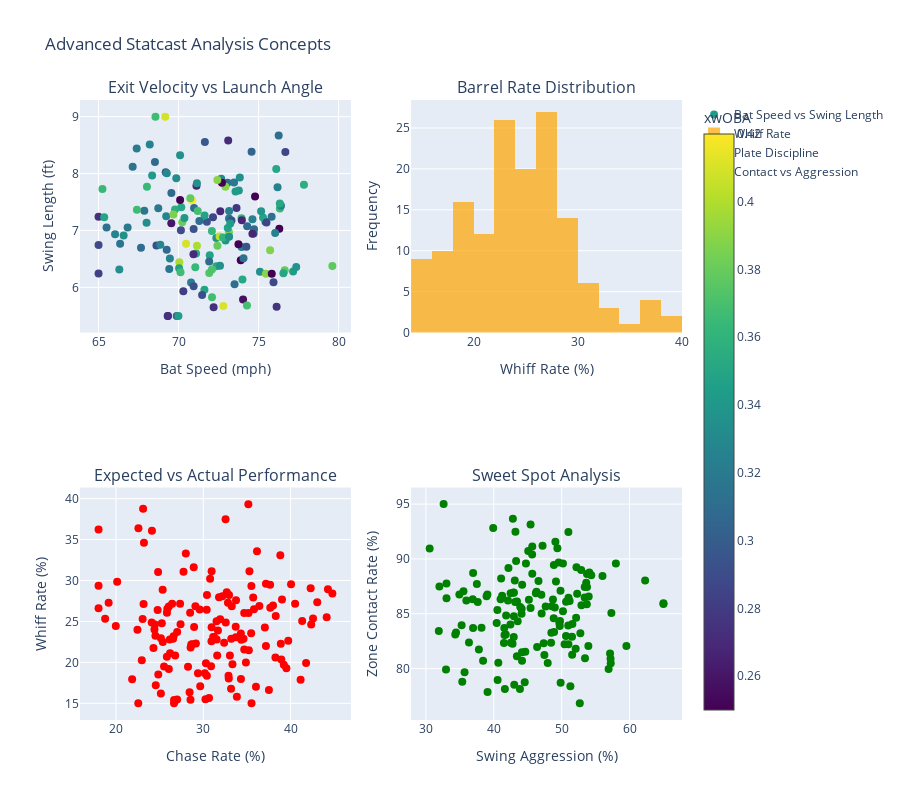

Notebook cell for this chart:
### Markdown cell above
### Advanced Statcast Metrics

Let's explore the relationship between contact quality and results using advanced metrics concepts.

### Code cell
# Create advanced Statcast analysis using promoted function
from baseball_stats import create_advanced_metrics_analysis

# Generate Statcast analysis
statcast_data = create_advanced_metrics_analysis()

# Create Statcast visualization
fig = make_subplots(
    rows=2, cols=2,
    subplot_titles=('Exit Velocity vs Launch Angle', 'Barrel Rate Distribution', 
                   'Expected vs Actual Performance', 'Sweet Spot Analysis'),
    specs=[[{"type": "scatter"}, {"type": "histogram"}],
           [{"type": "scatter"}, {"type": "scatter"}]]
)

# Exit Velocity vs Launch Angle scatter
fig.add_trace(
    go.Scatter(
        x=statcast_data['Bat_Speed'],
        y=statcast_data['Swing_Length'],
        mode='markers',
        marker=dict(
            size=8,
            color=statcast_data['xwOBA'],
            colorscale='Viridis',
            colorbar=dict(title="xwOBA"),
            showscale=True
        ),
        name='Bat Speed vs Swing Length',
        hovertemplate='<b>Bat Speed:</b> %{x:.1f} mph<br><b>Swing Length:</b> %{y:.1f} ft<br><b>xwOBA:</b> %{marker.color:.3f}<extra></extra>'
    ),
    row=1, col=1
)

# Whiff Rate histogram
fig.add_trace(
    go.Histogram(
        x=statcast_data['Whiff_Rate'],
        nbinsx=20,
        name='Whiff Rate',
        marker_color='orange',
        opacity=0.7
    ),
    row=1, col=2
)

# Chase Rate vs Whiff Rate (plate discipline)
fig.add_trace(
    go.Scatter(
        x=statcast_data['Chase_Rate'],
        y=statcast_data['Whiff_Rate'],
        mode='markers',
        name='Plate Discipline',
        marker=dict(color='red', size=8),
        hovertemplate='<b>Chase Rate:</b> %{x:.1f}%<br><b>Whiff Rate:</b> %{y:.1f}%<extra></extra>'
    ),
    row=2, col=1
)

# Zone Contact Rate vs Swing Aggression
fig.add_trace(
    go.Scatter(
        x=statcast_data['Swing_Aggression'],
        y=statcast_data['Zone_Contact_Rate'],
        mode='markers',
        name='Contact vs Aggression',
        marker=dict(color='green', size=8),
        hovertemplate='<b>Swing Aggression:</b> %{x:.1f}%<br><b>Zone Contact:</b> %{y:.1f}%<extra></extra>'
    ),
    row=2, col=2
)

# Update layout
fig.update_layout(
    title='Advanced Statcast Analysis Concepts',
    height=800,
    showlegend=True
)

# Update axis labels
fig.update_xaxes(title_text="Bat Speed (mph)", row=1, col=1)
fig.update_yaxes(title_text="Swing Length (ft)", row=1, col=1)
fig.update_xaxes(title_text="Whiff Rate (%)", row=1, col=2)
fig.update_yaxes(title_text="Frequency", row=1, col=2)
fig.update_xaxes(title_text="Chase Rate (%)", row=2, col=1)
fig.update_yaxes(title_text="Whiff Rate (%)", row=2, col=1)
fig.update_xaxes(title_text="Swing Aggression (%)", row=2, col=2)
fig.update_yaxes(title_text="Zone Contact Rate (%)", row=2, col=2)

fig.show()

print("\n🚀 Statcast Analysis Insights:")
print("• Bat speed and swing length combine to determine contact efficiency")
print("• Whiff rate shows a player's ability to make contact")
print("• Chase rate reveals pitch recognition skills")
print("• Zone contact rate is key to sustainable success")

### Figure 1 — Plotly figure (JSON) as saved in the notebook; plotly's stock layout.template omitted (floating-point values rounded to 4 significant figures; data arrays with more than 128 entries replaced by an {"elided": "..."} marker saying what was removed)
{"data": [{"hovertemplate": "<b>Bat Speed:</b> %{x:.1f} mph<br><b>Swing Length:</b> %{y:.1f} ft<br><b>xwOBA:</b> %{marker.color:.3f}<extra></extra>", "marker": {"color": {"elided": "150 float values"}, "colorbar": {"title": {"text": "xwOBA"}}, "colorscale": [[0, "#440154"], [0.1111, "#482878"], [0.2222, "#3e4989"], [0.3333, "#31688e"], [0.4444, "#26828e"], [0.5556, "#1f9e89"], [0.6667, "#35b779"], [0.7778, "#6ece58"], [0.8889, "#b5de2b"], [1, "#fde725"]], "showscale": true, "size": 8}, "mode": "markers", "name": "Bat Speed vs Swing Length", "type": "scatter", "x": {"elided": "150 float values"}, "xaxis": "x", "y": {"elided": "150 float values"}, "yaxis": "y"}, {"marker": {"color": "orange"}, "name": "Whiff Rate", "nbinsx": 20, "opacity": 0.7, "type": "histogram", "x": {"elided": "150 float values"}, "xaxis": "x2", "yaxis": "y2"}, {"hovertemplate": "<b>Chase Rate:</b> %{x:.1f}%<br><b>Whiff Rate:</b> %{y:.1f}%<extra></extra>", "marker": {"color": "red", "size": 8}, "mode": "markers", "name": "Plate Discipline", "type": "scatter", "x": {"elided": "150 float values"}, "xaxis": "x3", "y": {"elided": "150 float values"}, "yaxis": "y3"}, {"hovertemplate": "<b>Swing Aggression:</b> %{x:.1f}%<br><b>Zone Contact:</b> %{y:.1f}%<extra></extra>", "marker": {"color": "green", "size": 8}, "mode": "markers", "name": "Contact vs Aggression", "type": "scatter", "x": {"elided": "150 float values"}, "xaxis": "x4", "y": {"elided": "150 float values"}, "yaxis": "y4"}], "layout": {"annotations": [{"font": {"size": 16}, "showarrow": false, "text": "Exit Velocity vs Launch Angle", "x": 0.225, "xanchor": "center", "xref": "paper", "y": 1, "yanchor": "bottom", "yref": "paper"}, {"font": {"size": 16}, "showarrow": false, "text": "Barrel Rate Distribution", "x": 0.775, "xanchor": "center", "xref": "paper", "y": 1, "yanchor": "bottom", "yref": "paper"}, {"font": {"size": 16}, "showarrow": false, "text": "Expected vs Actual Performance", "x": 0.225, "xanchor": "center", "xref": "paper", "y": 0.375, "yanchor": "bottom", "yref": "paper"}, {"font": {"size": 16}, "showarrow": false, "text": "Sweet Spot Analysis", "x": 0.775, "xanchor": "center", "xref": "paper", "y": 0.375, "yanchor": "bottom", "yref": "paper"}], "height": 800, "showlegend": true, "title": {"text": "Advanced Statcast Analysis Concepts"}, "xaxis": {"anchor": "y", "domain": [0, 0.45], "title": {"text": "Bat Speed (mph)"}}, "xaxis2": {"anchor": "y2", "domain": [0.55, 1], "title": {"text": "Whiff Rate (%)"}}, "xaxis3": {"anchor": "y3", "domain": [0, 0.45], "title": {"text": "Chase Rate (%)"}}, "xaxis4": {"anchor": "y4", "domain": [0.55, 1], "title": {"text": "Swing Aggression (%)"}}, "yaxis": {"anchor": "x", "domain": [0.625, 1], "title": {"text": "Swing Length (ft)"}}, "yaxis2": {"anchor": "x2", "domain": [0.625, 1], "title": {"text": "Frequency"}}, "yaxis3": {"anchor": "x3", "domain": [0, 0.375], "title": {"text": "Whiff Rate (%)"}}, "yaxis4": {"anchor": "x4", "domain": [0, 0.375], "title": {"text": "Zone Contact Rate (%)"}}}}
